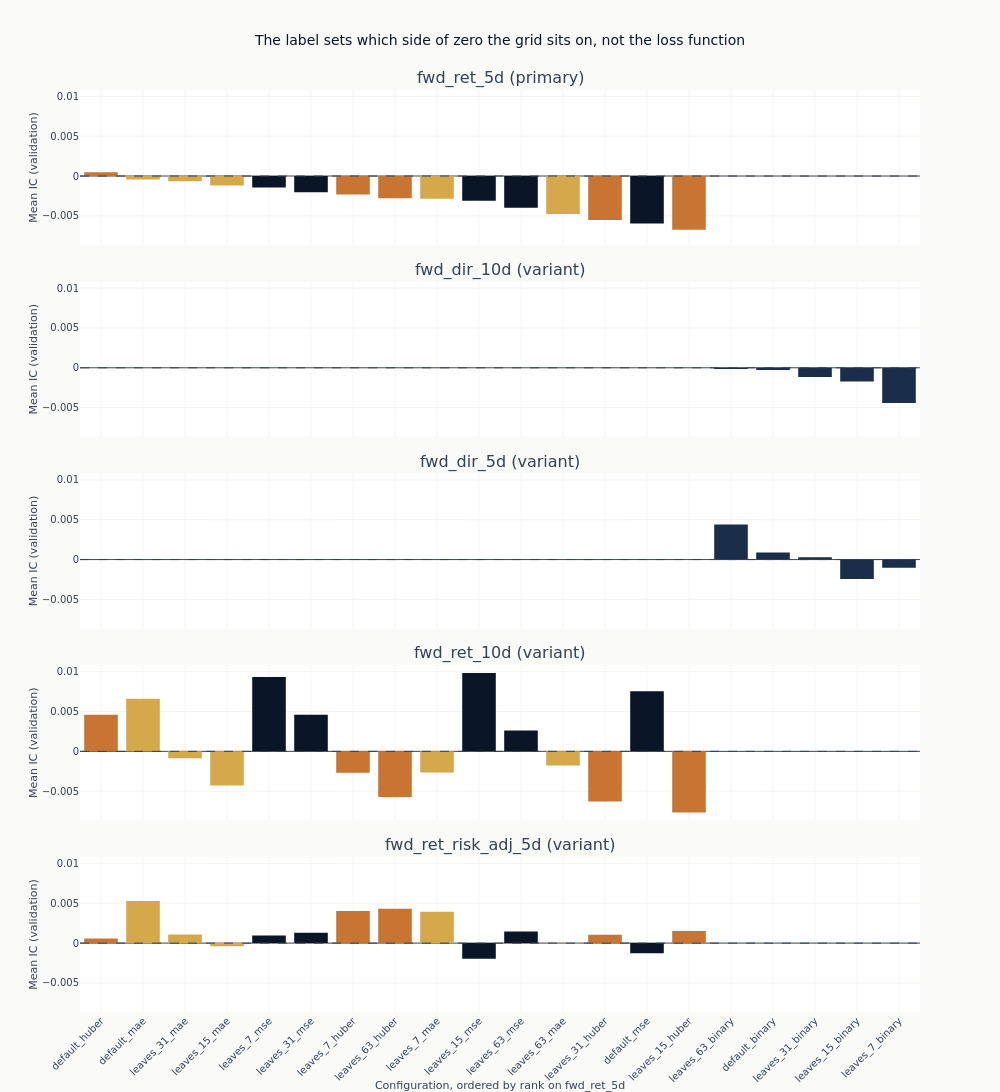

Notebook code for this chart:
### Markdown cell above
### Whether the loss function is what separates them

The curves are coloured by objective because that is the axis with a mechanism behind it. If
heavy tails are steering the squared-error fits, the three regression colours should separate,
and they should separate more as trees are added, since each additional tree is fitted to the
residuals the previous ones left.

The chart below drops the checkpoint dimension by taking each configuration's final state, so
every configuration is compared at the same amount of training. That is the comparison that does
not require choosing anything after the fact. The configurations are held in one order across
the panels - their ranking on the primary label - so a panel that does not descend is a label
that orders the grid differently.

### Code cell
final = (
    catalog.filter(pl.col("checkpoint_value") == pl.col("checkpoint_value").max().over("label"))
    .filter("full_coverage")
    .sort(["label", "ic_mean"], descending=[False, True])
)
final_iteration = int(final.get_column("checkpoint_value").max())
config_order = (
    final.filter(pl.col("label") == order_label)
    .sort("ic_mean", descending=True)
    .get_column("config_name")
    .to_list()
)

# `shared_yaxes` matches axes across columns, so with one column it does nothing and each
# panel would be rescaled to fill itself. Matching every row to the first is what puts the
# labels on one vertical scale, which is what stacking them is for.
fig_obj = make_subplots(
    rows=len(panel_labels),
    cols=1,
    shared_xaxes=True,
    vertical_spacing=0.04,
    subplot_titles=[
        f"{label} ({'primary' if label == primary else 'variant'})" for label in panel_labels
    ],
)
for row, label in enumerate(panel_labels, start=1):
    panel = final.filter(pl.col("label") == label)
    # The classification labels declare their own configurations; they keep them and append them
    # after the shared order rather than being dropped from the figure.
    order = [name for name in config_order if name in set(panel.get_column("config_name"))]
    order += [name for name in panel.get_column("config_name").to_list() if name not in order]
    panel = panel.with_columns(
        rank=pl.col("config_name").replace_strict(
            {name: index for index, name in enumerate(order)}, return_dtype=pl.Int32
        )
    ).sort("rank")
    fig_obj.add_trace(
        go.Bar(
            x=panel.get_column("config_name").to_list(),
            y=panel.get_column("ic_mean").to_list(),
            marker_color=[
                objectives[objective_of(name)] for name in panel.get_column("config_name")
            ],
            showlegend=False,
        ),
        row=row,
        col=1,
    )
    fig_obj.add_hline(
        y=0, line_width=1, line_dash="dash", line_color=COLORS["neutral"], row=row, col=1
    )
    fig_obj.update_yaxes(title_text="Mean IC (validation)", row=row, col=1)
    if row > 1:
        fig_obj.update_yaxes(matches="y", row=row, col=1)
fig_obj.update_xaxes(
    title_text=f"Configuration, ordered by rank on {order_label}",
    tickangle=-45,
    row=len(panel_labels),
    col=1,
)
fig_obj.update_layout(
    title="The label sets which side of zero the grid sits on, not the loss function",
    height=260 * len(panel_labels),
    width=1000,
    margin=dict(t=90),
)
# `side_text` counts every checkpoint; this chart shows one, so it gets its own count rather
# than borrowing a number taken over a larger set.
final_side_text = "; ".join(
    f"{row['label']} has {row['n_positive']} of {row['configurations']} above zero"
    for row in (
        final.group_by("label")
        .agg(
            configurations=pl.len(),
            n_positive=(pl.col("ic_mean") > 0).sum(),
        )
        .sort("label")
        .iter_rows(named=True)
    )
)
show_plotly_with_alt(
    fig_obj,
    "Bar charts of mean validation information coefficient at the final boosting iteration, one "
    "panel per label on one shared vertical scale, bars coloured by loss function and held in "
    "the primary label's ranking order in every panel. Within a panel the colours are "
    "interleaved across the ranking rather than grouped, so the loss function does not order the "
    f"grid. Counted at this checkpoint: {final_side_text}. Each panel carries a dashed zero "
    "line.",
)

### Figure 1 — Plotly figure (JSON) as saved in the notebook; plotly's stock layout.template omitted (floating-point values rounded to 4 significant figures)
{"data": [{"marker": {"color": ["#C87533", "#D4A84B", "#D4A84B", "#D4A84B", "#0a1628", "#0a1628", "#C87533", "#C87533", "#D4A84B", "#0a1628", "#0a1628", "#D4A84B", "#C87533", "#0a1628", "#C87533"]}, "showlegend": false, "type": "bar", "x": ["default_huber", "default_mae", "leaves_31_mae", "leaves_15_mae", "leaves_7_mse", "leaves_31_mse", "leaves_7_huber", "leaves_63_huber", "leaves_7_mae", "leaves_15_mse", "leaves_63_mse", "leaves_63_mae", "leaves_31_huber", "default_mse", "leaves_15_huber"], "xaxis": "x", "y": [0.0004883, -0.0004518, -0.0006468, -0.001205, -0.001445, -0.002039, -0.002323, -0.002777, -0.002851, -0.003099, -0.003979, -0.004779, -0.005521, -0.005958, -0.006745], "yaxis": "y"}, {"marker": {"color": ["#1a2d4a", "#1a2d4a", "#1a2d4a", "#1a2d4a", "#1a2d4a"]}, "showlegend": false, "type": "bar", "x": ["leaves_63_binary", "default_binary", "leaves_31_binary", "leaves_15_binary", "leaves_7_binary"], "xaxis": "x2", "y": [-0.0001577, -0.0002859, -0.001168, -0.001716, -0.004434], "yaxis": "y2"}, {"marker": {"color": ["#1a2d4a", "#1a2d4a", "#1a2d4a", "#1a2d4a", "#1a2d4a"]}, "showlegend": false, "type": "bar", "x": ["leaves_63_binary", "default_binary", "leaves_31_binary", "leaves_7_binary", "leaves_15_binary"], "xaxis": "x3", "y": [0.004397, 0.000899, 0.0002989, -0.001033, -0.00243], "yaxis": "y3"}, {"marker": {"color": ["#C87533", "#D4A84B", "#D4A84B", "#D4A84B", "#0a1628", "#0a1628", "#C87533", "#C87533", "#D4A84B", "#0a1628", "#0a1628", "#D4A84B", "#C87533", "#0a1628", "#C87533"]}, "showlegend": false, "type": "bar", "x": ["default_huber", "default_mae", "leaves_31_mae", "leaves_15_mae", "leaves_7_mse", "leaves_31_mse", "leaves_7_huber", "leaves_63_huber", "leaves_7_mae", "leaves_15_mse", "leaves_63_mse", "leaves_63_mae", "leaves_31_huber", "default_mse", "leaves_15_huber"], "xaxis": "x4", "y": [0.004588, 0.006606, -0.000867, -0.004285, 0.00932, 0.00461, -0.002673, -0.005725, -0.002644, 0.009826, 0.002629, -0.001781, -0.006285, 0.007547, -0.007674], "yaxis": "y4"}, {"marker": {"color": ["#C87533", "#D4A84B", "#D4A84B", "#D4A84B", "#0a1628", "#0a1628", "#C87533", "#C87533", "#D4A84B", "#0a1628", "#0a1628", "#D4A84B", "#C87533", "#0a1628", "#C87533"]}, "showlegend": false, "type": "bar", "x": ["default_huber", "default_mae", "leaves_31_mae", "leaves_15_mae", "leaves_7_mse", "leaves_31_mse", "leaves_7_huber", "leaves_63_huber", "leaves_7_mae", "leaves_15_mse", "leaves_63_mse", "leaves_63_mae", "leaves_31_huber", "default_mse", "leaves_15_huber"], "xaxis": "x5", "y": [0.000571, 0.005281, 0.001086, -0.0003985, 0.0009419, 0.001288, 0.004041, 0.004316, 0.003923, -0.001975, 0.00145, -2.069e-05, 0.001054, -0.001268, 0.00152], "yaxis": "y5"}], "layout": {"annotations": [{"font": {"size": 16}, "showarrow": false, "text": "fwd_ret_5d (primary)", "x": 0.5, "xanchor": "center", "xref": "paper", "y": 1.0, "yanchor": "bottom", "yref": "paper"}, {"font": {"size": 16}, "showarrow": false, "text": "fwd_dir_10d (variant)", "x": 0.5, "xanchor": "center", "xref": "paper", "y": 0.792, "yanchor": "bottom", "yref": "paper"}, {"font": {"size": 16}, "showarrow": false, "text": "fwd_dir_5d (variant)", "x": 0.5, "xanchor": "center", "xref": "paper", "y": 0.584, "yanchor": "bottom", "yref": "paper"}, {"font": {"size": 16}, "showarrow": false, "text": "fwd_ret_10d (variant)", "x": 0.5, "xanchor": "center", "xref": "paper", "y": 0.376, "yanchor": "bottom", "yref": "paper"}, {"font": {"size": 16}, "showarrow": false, "text": "fwd_ret_risk_adj_5d (variant)", "x": 0.5, "xanchor": "center", "xref": "paper", "y": 0.168, "yanchor": "bottom", "yref": "paper"}], "height": 1300, "margin": {"t": 90}, "shapes": [{"line": {"color": "#334155", "dash": "dash", "width": 1}, "type": "line", "x0": 0, "x1": 1, "xref": "x domain", "y0": 0, "y1": 0, "yref": "y"}, {"line": {"color": "#334155", "dash": "dash", "width": 1}, "type": "line", "x0": 0, "x1": 1, "xref": "x2 domain", "y0": 0, "y1": 0, "yref": "y2"}, {"line": {"color": "#334155", "dash": "dash", "width": 1}, "type": "line", "x0": 0, "x1": 1, "xref": "x3 domain", "y0": 0, "y1": 0, "yref": "y3"}, {"line": {"color": "#334155", "dash": "dash", "width": 1}, "type": "line", "x0": 0, "x1": 1, "xref": "x4 domain", "y0": 0, "y1": 0, "yref": "y4"}, {"line": {"color": "#334155", "dash": "dash", "width": 1}, "type": "line", "x0": 0, "x1": 1, "xref": "x5 domain", "y0": 0, "y1": 0, "yref": "y5"}], "title": {"text": "The label sets which side of zero the grid sits on, not the loss function"}, "width": 1000, "xaxis": {"anchor": "y", "domain": [0.0, 1.0], "matches": "x5", "showticklabels": false}, "xaxis2": {"anchor": "y2", "domain": [0.0, 1.0], "matches": "x5", "showticklabels": false}, "xaxis3": {"anchor": "y3", "domain": [0.0, 1.0], "matches": "x5", "showticklabels": false}, "xaxis4": {"anchor": "y4", "domain": [0.0, 1.0], "matches": "x5", "showticklabels": false}, "xaxis5": {"anchor": "y5", "domain": [0.0, 1.0], "tickangle": -45, "title": {"text": "Configuration, ordered by rank on fwd_ret_5d"}}, "yaxis": {"anchor": "x", "domain": [0.832, 1.0], "title": {"text": "Mean IC (validation)"}}, "yaxis2": {"anchor": "x2", "domain": [0.624, 0.792], "matches": "y", "title": {"text": "Mean IC (validation)"}}, "yaxis3": {"anchor": "x3", "domain": [0.416, 0.584], "matches": "y", "title": {"text": "Mean IC (validation)"}}, "yaxis4": {"anchor": "x4", "domain": [0.208, 0.376], "matches": "y", "title": {"text": "Mean IC (validation)"}}, "yaxis5": {"anchor": "x5", "domain": [0.0, 0.168], "matches": "y", "title": {"text": "Mean IC (validation)"}}}}
